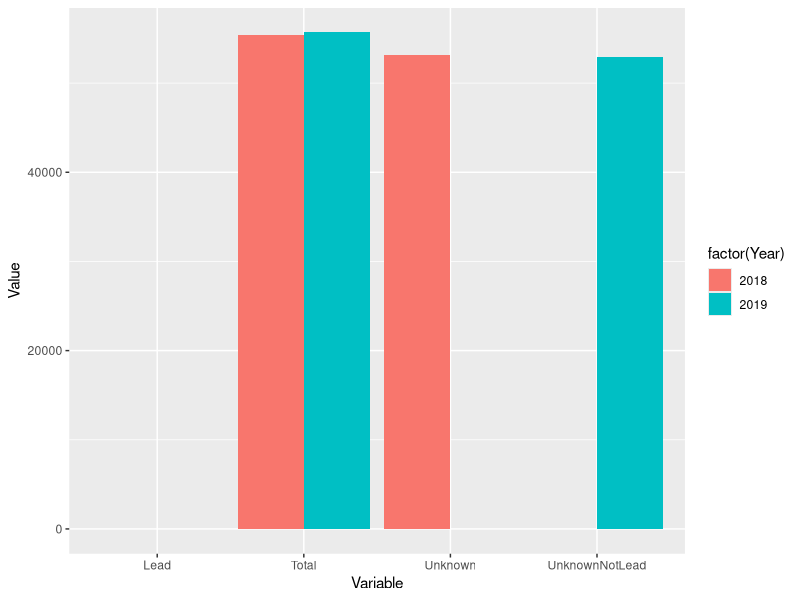

The R source for this figure:
## ---- chunk 1
knitr::opts_chunk$set(echo = TRUE)
## ---- chunk 2
#Load packages
library(tidyverse) #Data wrangling
library(reshape2) #Reshape dataframes
library(kableExtra) #Kable tables


#Load data
SL <- read_csv("ServiceLineMaterialInventoryReports.csv")

## ---- chunk 3
#Filter data
LSL <- SL %>% 
  select(FacilityId, 
         County, 
         FacilityName, 
         Year = ReportingYear, 
         Total = TotalServiceConnections, 
         Lead = ServicesLead, 
         Unknown = ServicesUnknownMaterial,
         UnknownNotLead = ServicesUnknownNotLead) %>% 
  filter(Year == 2018 | Year == 2019)

LSL_long <- LSL %>% #Convert data to tidy format
  gather("Variable", "Value", -FacilityId, -County, -FacilityName, -Year) 

SL_long <- SL %>% 
  select(-ReportedDate, -WholesaleConnections, -RetailConnections) %>% 
  filter(ReportingYear == 2018 | ReportingYear == 2019)
  
#Summary tables

# Convert data so that there is a 2018 column
LSL_2018 <- LSL_long %>% 
  filter(Year == 2018) %>% 
  select(FacilityId, County, FacilityName, Variable, "Year_2018" = Value)

# Convert data so that there is a 2019 column
LSL_2019 <- LSL_long %>% 
  filter(Year == 2019) %>% 
  select(FacilityId, County, FacilityName, Variable, "Year_2019" = Value)

# Merge columns together
LSL_merged <- merge(LSL_2019,LSL_2018, by = c("FacilityId", "County", "FacilityName", "Variable")) 

# Create a summary table of the change in LSLs from 2018 to 2019
LSL_summary <- LSL_merged %>% #
  group_by(FacilityName, Variable) %>% 
  mutate(change = (Year_2019 - Year_2018)) %>% 
  arrange(FacilityName)

write.csv(LSL_summary, "LSL_2019_summary.csv") #Export to csv

# Create a summary table that flags utilities
LSL_flagged <- LSL_summary %>% 
  select(FacilityId, County, FacilityName, Variable, change) %>% 
  filter(Variable == "Unknown" | Variable == "UnknownNotLead") %>% 
  dcast(FacilityId + County + FacilityName ~ Variable, fun.aggregate = sum, value.var = "change") %>% 
  mutate(Flagged = ifelse(Unknown < 0 & UnknownNotLead > 0, "Yes", "No" ), #Flag for dec in unknown and inc in unknownnotlead
         Difference = Unknown + UnknownNotLead, #Find the difference 
         Flagged2 = ifelse(Flagged == "Yes" & Difference == 0, "Yes", "No"))

write.csv(LSL_flagged, "LSL_2019_flagged.csv") #Export to csv


## ---- chunk 4
#% Change

# Calculate what % each category is of the total
LSL_percent <- LSL %>% 
  mutate(percent_total = round((Total/Total) * 100, digits = 1),
         percent_lead = round((Lead/Total) * 100, digits = 1),
         percent_unknown = round((Unknown/Total) * 100, digits = 1),
         percent_unknownnotlead = round((UnknownNotLead/Total) * 100, digits = 1)) %>% 
  select(-percent_total, -Lead, -Unknown, -UnknownNotLead)

LSL_perc_long <- LSL_percent %>% #Convert data to tidy format
  gather("Variable", "Value", -FacilityId, -County, -FacilityName, -Year) 


#Summary tables

# Convert data so that there is a 2018 column
LSL_perc_2018 <- LSL_perc_long %>% 
  filter(Year == 2018) %>% 
  select(FacilityId, County, FacilityName, Variable, "Year_2018" = Value)

# Convert data so that there is a 2019 column
LSL_perc_2019 <- LSL_perc_long %>% 
  filter(Year == 2019) %>% 
  select(FacilityId, County, FacilityName, Variable, "Year_2019" = Value)

# Merge columns together
LSL_perc_merged <- merge(LSL_perc_2019, LSL_perc_2018, by = c("FacilityId", "County", "FacilityName", "Variable")) 

# Create a summary table of the change in LSL percentages from 2018 to 2019
LSL_perc_summary <- LSL_perc_merged %>% #
  group_by(FacilityName, Variable) %>% 
  mutate(change = (Year_2019 - Year_2018)) %>% 
  arrange(FacilityName)

write.csv(LSL_perc_summary, "LSL_2019_perc_summary.csv") #Export to csv

# Create a summary table that flags utilities
LSL_perc_flagged <- LSL_perc_summary %>% 
  select(FacilityId, County, FacilityName, Variable, change) %>% 
  filter(Variable == "percent_unknown" | Variable == "percent_unknownnotlead") %>% 
  dcast(FacilityId + County + FacilityName ~ Variable, fun.aggregate = sum, value.var = "change") %>% 
  mutate(Flagged = ifelse(percent_unknown < 0 & percent_unknownnotlead > 0, "Yes", "No" ),
         Difference = round(percent_unknown + percent_unknownnotlead, digits = 1), #Find the difference 
         Flagged2 = ifelse(Flagged == "Yes" & Difference == 0, "Yes", "No"))

write.csv(LSL_flagged, "LSL_2019_flagged.csv") #Export to csv


## ---- chunk 5

#Number change
# How many utilities have decrease in Unknown and increase in UnknownNotLead?
flagged <- table(LSL_flagged$Flagged) 
flagged["Yes"] #142
(flagged["Yes"]/ (flagged["Yes"] + flagged["No"]))* 100 #8.2%

# How many utilities have an EXACTLY EQUAL decrease in Unknown and increase in UnknownNotLead?
flagged2 <- table(LSL_flagged$Flagged2) 
flagged2["Yes"] #53

#Percent change
# How many utilities have decrease in % Unknown and increase in % UnknownNotLead?
flagged_perc <- table(LSL_perc_flagged$Flagged) 
flagged_perc["Yes"] #141
(flagged_perc["Yes"]/ (flagged_perc["Yes"] + flagged_perc["No"]))* 100 #8.1%

# How many utilities have an EXACTLY EQUAL decrease in % Unknown and increase in % UnknownNotLead?
flagged2_perc <- table(LSL_perc_flagged$Flagged2) 
flagged2_perc["Yes"] #51

#Comparing the two
# Which utilities? 
n <- unique(LSL_flagged$FacilityName[LSL_flagged$Flagged=="Yes"])
n1 <- unique(LSL_flagged$FacilityName[LSL_flagged$Flagged2=="Yes"])

p <- unique(LSL_perc_flagged$FacilityName[LSL_perc_flagged$Flagged=="Yes"])
p1 <- unique(LSL_perc_flagged$FacilityName[LSL_perc_flagged$Flagged2=="Yes"])

setdiff(n, p)
setdiff(n1, p1)

# Which counties?
unique(LSL_flagged$County[LSL_flagged$Flagged=="Yes"]) #63
unique(LSL_flagged$County[LSL_flagged$Flagged2=="Yes"]) #32



## ---- chunk 6
#Dataframe 
# Join data from several dfs together

#  Get the 2019 totals of each utility (to see how large of an impact it has)
LSL_2019_total <- LSL %>% 
  filter(Year == "2019") %>% 
  select(FacilityId, County, FacilityName, Total)

#  Get percent_unknown and percent_unknownnotlead data  
LSL_perc_cut <- LSL_perc_flagged %>%  
  select(FacilityId, County, FacilityName, percent_unknown, percent_unknownnotlead)

#  Join both to the flagged data from the # change analysis
LSL_final_summary <- LSL_flagged %>% 
  merge(LSL_perc_cut, by = c("FacilityId", "County", "FacilityName")) %>% 
  merge(LSL_2019_total, by = c("FacilityId", "County", "FacilityName")) %>% 
  select(County, FacilityName, Total, percent_unknownnotlead, Flagged, Flagged2) %>%
  filter(Flagged == "Yes" | Flagged2 == "Yes") %>% 
  arrange(County, desc(Total), desc(Flagged2), desc(percent_unknownnotlead)) 

#Kable table

colorme <- which(LSL_final_summary$Flagged2=="Yes")

LSL_summary_table <- LSL_final_summary %>% 
  select(-County) %>% 
  kable(booktabs = T, 
        col.names = c("Utility Name", 
                      "Total Service Lines (2019)", 
                      "Change in percentage of total lines that are Unknown Not Lead", 
                      "Decrease in Unknown lines and increase in Unknown Not Lead lines?",
                      "Equal decrease in Unknown lines and increase in Unknown Not Lead lines?"), 
        digits = 1,  
        caption = "Table 1",
        align = c("l", "c", "c", "c", "c")) %>% 
  kable_styling(full_width = F) %>% 
  pack_rows(index = table(LSL_final_summary$County)) %>% 
  column_spec(1, width = "20em") %>% 
  column_spec(2, width = "10em") %>% 
  column_spec(3, width = "10em") %>% 
  column_spec(4, width = "10em") %>% 
  column_spec(5, width = "10em") %>% 
  row_spec(colorme, background = "#fff3d6")
LSL_summary_table 

## ---- chunk 7

# Cook County
LSL_change <- LSL_long %>% 
  filter(FacilityName == "Illinois American - Champaign (PWS)") %>% 
  group_by(Year) %>% 
  ggplot(aes(x = Variable, y = Value)) + 
  geom_col(aes(fill = factor(Year)), position = "dodge") 
LSL_change
